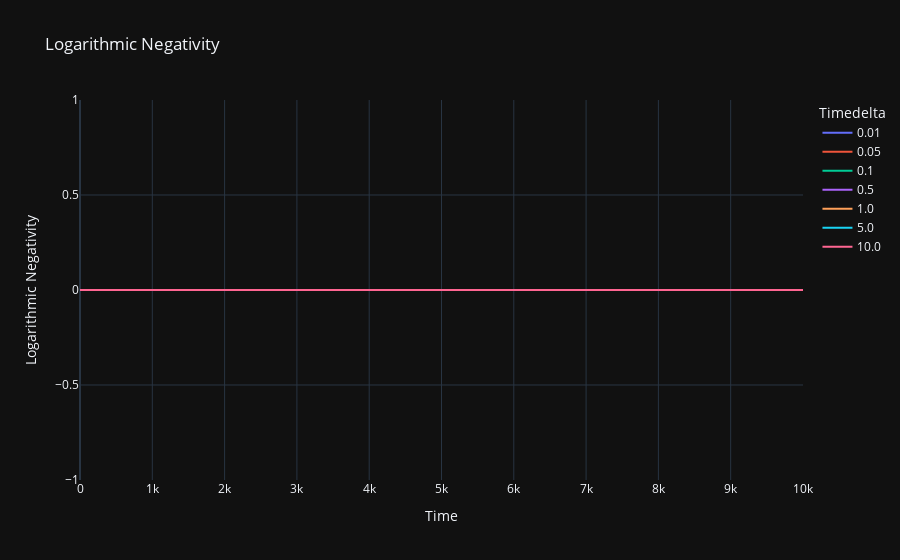

The code cell stored with this chart in its notebook:
### Code cell
fig_logneg = px.line(df, x='Time', y='Logarithmic Negativity', color='Timedelta', title='Logarithmic Negativity')
fig_logneg.show()

### Figure 1 — Plotly figure (JSON) as saved in the notebook; plotly's stock layout.template omitted (floating-point values rounded to 4 significant figures; data arrays with more than 128 entries replaced by an {"elided": "..."} marker saying what was removed)
{"data": [{"hovertemplate": "Timedelta=0.01<br>Time=%{x}<br>Logarithmic Negativity=%{y}<extra></extra>", "legendgroup": "0.01", "line": {"color": "#636efa", "dash": "solid"}, "marker": {"symbol": "circle"}, "mode": "lines", "name": "0.01", "showlegend": true, "x": {"elided": "5001 float values"}, "xaxis": "x", "y": {"elided": "5001 int values"}, "yaxis": "y", "type": "scattergl"}, {"hovertemplate": "Timedelta=0.05<br>Time=%{x}<br>Logarithmic Negativity=%{y}<extra></extra>", "legendgroup": "0.05", "line": {"color": "#EF553B", "dash": "solid"}, "marker": {"symbol": "circle"}, "mode": "lines", "name": "0.05", "showlegend": true, "x": {"elided": "5001 float values"}, "xaxis": "x", "y": {"elided": "5001 int values"}, "yaxis": "y", "type": "scattergl"}, {"hovertemplate": "Timedelta=0.1<br>Time=%{x}<br>Logarithmic Negativity=%{y}<extra></extra>", "legendgroup": "0.1", "line": {"color": "#00cc96", "dash": "solid"}, "marker": {"symbol": "circle"}, "mode": "lines", "name": "0.1", "showlegend": true, "x": {"elided": "1001 float values"}, "xaxis": "x", "y": {"elided": "1001 int values"}, "yaxis": "y", "type": "scattergl"}, {"hovertemplate": "Timedelta=0.5<br>Time=%{x}<br>Logarithmic Negativity=%{y}<extra></extra>", "legendgroup": "0.5", "line": {"color": "#ab63fa", "dash": "solid"}, "marker": {"symbol": "circle"}, "mode": "lines", "name": "0.5", "showlegend": true, "x": {"elided": "1001 float values"}, "xaxis": "x", "y": {"elided": "1001 int values"}, "yaxis": "y", "type": "scattergl"}, {"hovertemplate": "Timedelta=1.0<br>Time=%{x}<br>Logarithmic Negativity=%{y}<extra></extra>", "legendgroup": "1.0", "line": {"color": "#FFA15A", "dash": "solid"}, "marker": {"symbol": "circle"}, "mode": "lines", "name": "1.0", "showlegend": true, "x": {"elided": "1001 float values"}, "xaxis": "x", "y": {"elided": "1001 int values"}, "yaxis": "y", "type": "scattergl"}, {"hovertemplate": "Timedelta=5.0<br>Time=%{x}<br>Logarithmic Negativity=%{y}<extra></extra>", "legendgroup": "5.0", "line": {"color": "#19d3f3", "dash": "solid"}, "marker": {"symbol": "circle"}, "mode": "lines", "name": "5.0", "showlegend": true, "x": {"elided": "1001 float values"}, "xaxis": "x", "y": {"elided": "1001 int values"}, "yaxis": "y", "type": "scattergl"}, {"hovertemplate": "Timedelta=10.0<br>Time=%{x}<br>Logarithmic Negativity=%{y}<extra></extra>", "legendgroup": "10.0", "line": {"color": "#FF6692", "dash": "solid"}, "marker": {"symbol": "circle"}, "mode": "lines", "name": "10.0", "showlegend": true, "x": {"elided": "1001 float values"}, "xaxis": "x", "y": {"elided": "1001 int values"}, "yaxis": "y", "type": "scattergl"}], "layout": {"xaxis": {"anchor": "y", "domain": [0.0, 1.0], "title": {"text": "Time"}}, "yaxis": {"anchor": "x", "domain": [0.0, 1.0], "title": {"text": "Logarithmic Negativity"}}, "legend": {"title": {"text": "Timedelta"}, "tracegroupgap": 0}, "title": {"text": "Logarithmic Negativity"}}}
